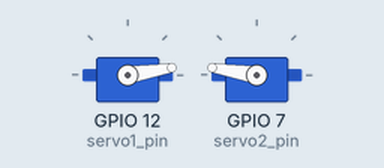
The program below on a simulated Raspberry Pi (BCM pin numbers). Shown: 2 × servo. Servo angles are drawn from the pulse width (0.5 ms = 0°, 2.5 ms = 180°).

Above: at 0.05 s.
At 1.75 s:
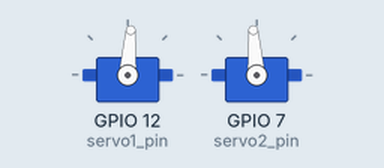
At 3.45 s:
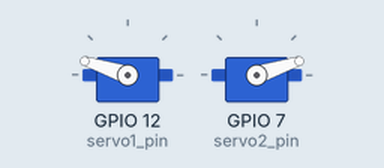
At 6.9 s:
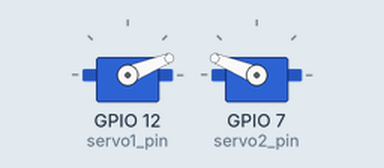
Timing chart, 0 to 9.4 s (numbered marks = the images above):
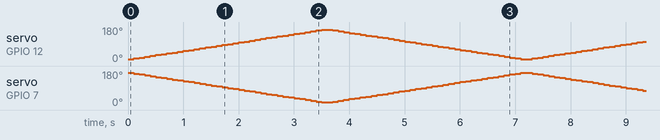

The program:

4_4_dual_servo.py
```python
#
#      공대선배 라즈베리파이썬 #9 서보모터 두개를 동시에 제어
#      youtube 바로가기: https://www.youtube.com/c/공대선배
#      서보모터 두개를 동시에 제어하는 코드
#

import RPi.GPIO as GPIO     # 라즈베리파이 GPIO 관련 모듈을 불러옴
from time import sleep      #time 라이브러리의 sleep함수 사용

GPIO.setmode(GPIO.BCM)      # GPIO 핀들의 번호를 지정하는 규칙 설정

### 이부분은 아두이노 코딩의 setup()에 해당합니다
servo1_pin = 12                   # 서보1 핀은 라즈베리파이 GPIO 12번핀으로
servo2_pin = 7                    # 서보2 핀은 라즈베리파이 GPIO 7번핀으로

GPIO.setup(servo1_pin, GPIO.OUT)  # 서보1 핀을 출력으로 설정
GPIO.setup(servo2_pin, GPIO.OUT)  # 서보2 핀을 출력으로 설정
servo1 = GPIO.PWM(servo1_pin, 50)  # 서보1 핀을 PWM 모드 50Hz로 사용
servo2 = GPIO.PWM(servo2_pin, 50)  # 서보2 핀을 PWM 모드 50Hz로 사용
servo1.start(0)  # 서보1의 초기값을 0으로 설정
servo2.start(0)  # 서보2의 초기값을 0으로 설정

servo_min_duty = 3               # 최소 듀티비를 3으로
servo_max_duty = 12              # 최대 듀티비를 12로

def set_servo_degree(servo_num, degree): # 몇번째 서보모터를 몇도만큼 움직일지 결정하는 함수
    # 각도는 최소0, 최대 180으로 설정
    if degree > 180:
        degree = 180
    elif degree < 0:
        degree = 0

    # 각도에 따른 듀티비를 환산
    duty = servo_min_duty+(degree*(servo_max_duty-servo_min_duty)/180.0)

    # 환산된 듀티비를 서보1 혹은 2에 적용
    if servo_num == 1:
        servo1.ChangeDutyCycle(duty)
    elif servo_num == 2:
        servo2.ChangeDutyCycle(duty)

### 이부분은 아두이노 코딩의 loop()에 해당합니다
try:                                    # 이 try 안의 구문을 먼저 수행하고
    while True:                         # 무한루프 시작: 아두이노의 loop()와 같음
        for ii in range(0, 180, 5):     # 0부터 180까지 5단위로 ii가 변하는 루프
            set_servo_degree(1, ii)     # 서보모터 1번은 ii만큼 움직임
            set_servo_degree(2, 180-ii) # 서보모터 2번은 180-ii만큼 움직임
            sleep(0.1)                  # 0.1초간 대기
        for ii in reversed(range(0, 180, 5)):
            set_servo_degree(1, ii)
            set_servo_degree(2, 180-ii)
            sleep(0.1)
### 이부분은 반드시 추가해주셔야 합니다.
finally:                                # try 구문이 종료되면
    GPIO.cleanup()                      # GPIO 핀들을 초기화
```
